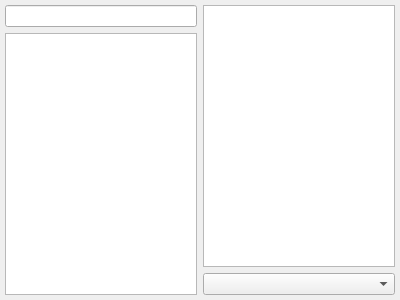
<?xml version="1.0" encoding="UTF-8"?>
<ui version="4.0">
 <class>BuildingTilesetDock</class>
 <widget class="QDockWidget" name="BuildingTilesetDock">
  <property name="geometry">
   <rect>
    <x>0</x>
    <y>0</y>
    <width>400</width>
    <height>300</height>
   </rect>
  </property>
  <property name="windowTitle">
   <string>Tilesets</string>
  </property>
  <widget class="QWidget" name="dockWidgetContents">
   <layout class="QHBoxLayout" name="horizontalLayout">
    <property name="leftMargin">
     <number>5</number>
    </property>
    <property name="topMargin">
     <number>5</number>
    </property>
    <property name="rightMargin">
     <number>5</number>
    </property>
    <property name="bottomMargin">
     <number>5</number>
    </property>
    <item>
     <layout class="QVBoxLayout" name="verticalLayout">
      <item>
       <widget class="QLineEdit" name="filter">
        <property name="clearButtonEnabled">
         <bool>true</bool>
        </property>
       </widget>
      </item>
      <item>
       <widget class="QListWidget" name="tilesets"/>
      </item>
     </layout>
    </item>
    <item>
     <layout class="QVBoxLayout" name="verticalLayout_2">
      <item>
       <widget class="BuildingEditor::BuildingTilesetView" name="tiles"/>
      </item>
      <item>
       <layout class="QHBoxLayout" name="toolBarLayout">
        <item>
         <widget class="QComboBox" name="scaleComboBox"/>
        </item>
       </layout>
      </item>
     </layout>
    </item>
   </layout>
  </widget>
 </widget>
 <customwidgets>
  <customwidget>
   <class>BuildingEditor::BuildingTilesetView</class>
   <extends>QTableView</extends>
   <header>BuildingEditor/buildingtilesetdock.h</header>
  </customwidget>
 </customwidgets>
 <resources/>
 <connections/>
</ui>
